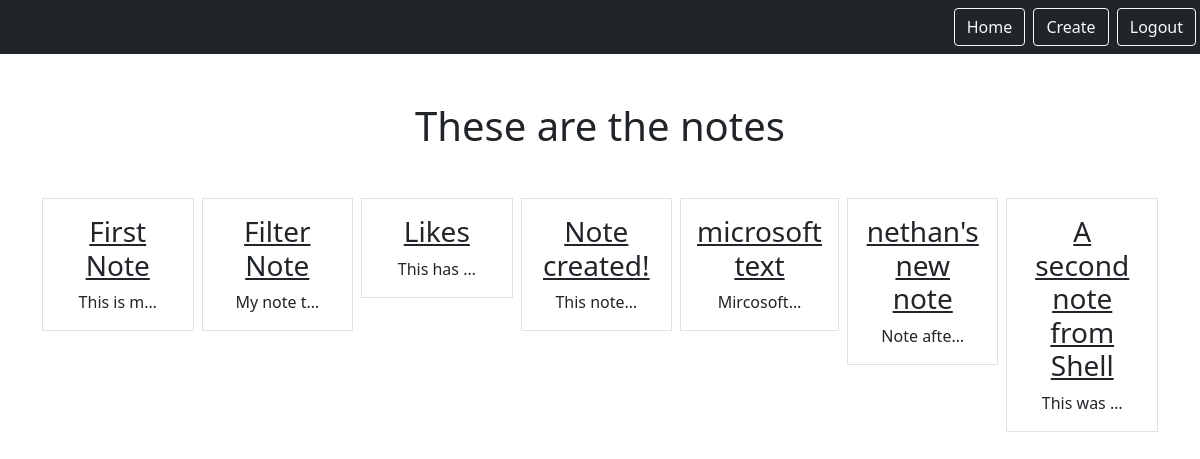
/smart/notes (signed in), run on an earlier commit of the app's database.
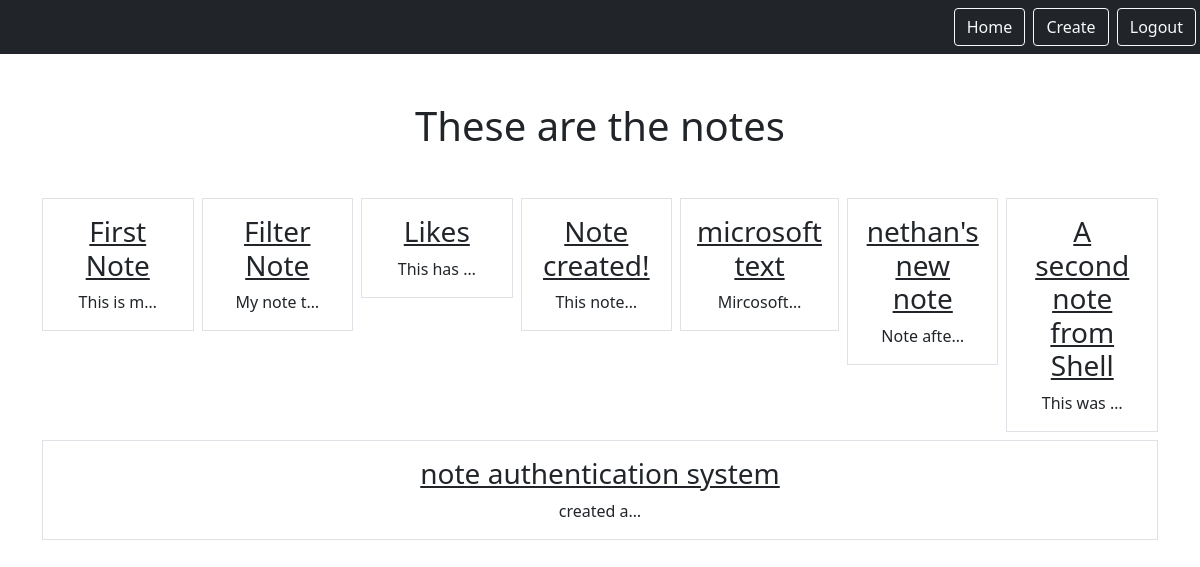
And on a later commit of the database.
### notes/models.py (models this page shows)
class Notes(models.Model):
    title = models.CharField(max_length=200)
    text = models.TextField()
    created = models.DateTimeField(auto_now_add=True)
    likes = models.PositiveSmallIntegerField(default=0)
    user = models.ForeignKey(User, on_delete=models.CASCADE, related_name="notes")
    is_public = models.BooleanField(default=False)

### notes/views.py (the view)
# urls.py: path('notes',views.NotesListView.as_view(), name="notes.list"),
class NotesListView(LoginRequiredMixin, ListView):
    model = Notes
    context_object_name = "notes"
    template_name = "notes/notes_list.html"
    login_url = '/admin'
    def get_queryset(self):
        return self.request.user.notes.all()

### notes/templates/notes/notes_list.html
{% extends "base.html" %}
{% block content %}
    <h1 class="my-5"> These are the notes</h1>
    <div class = "row row-cols3 g-2">
        {% for note in notes %}
        <div class = "col">
            <div class = "p-3 border">
                <a href ="{% url 'notes.detail' pk=note.id %}" class="text-dark text-decoration-non"><h3>{{note.title}}</h3> </a>
                {{note.text|truncatechars:10}}
            </div>
        </div>
        {% endfor %}
    </div>
{% endblock  %}

What changed in the data, as far as the page shows it:
added Notes: title "note authentication system", text "created a…"
